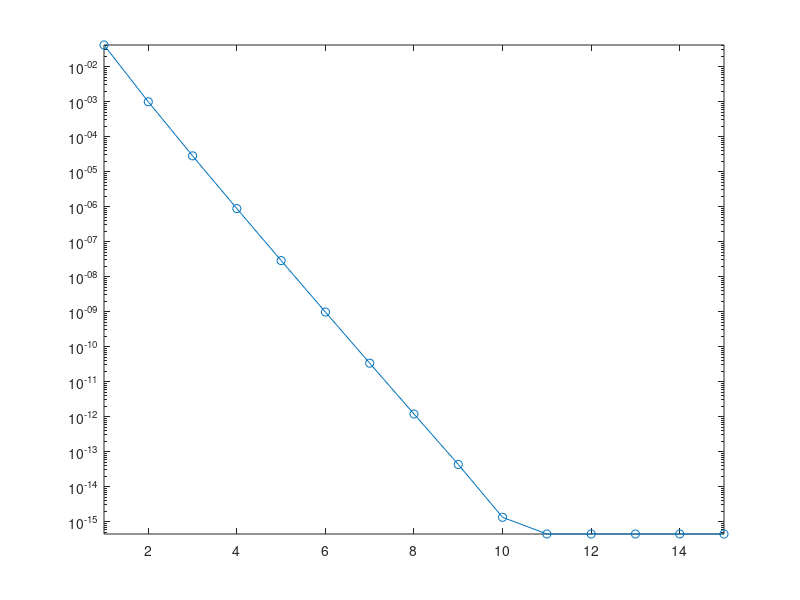

MATLAB code for this plot: (Note: this script raises an error after producing the figure.)
n=15;                                              % maximalni pocet clenu
p=[];
for k=1:n
    p=[(-1)^(k-1)*(1/(2*k-1)), 0, p];              % koeficienty polynomu
    pi_k(k)=16*polyval(p,1/5)-4*polyval(p,1/239);  % aproximace pi
end
e_k=pi_k-pi;                                       % absolutni chyba 
format long; 
fprintf('  %2.0f:  %1.16f  %2.2d\n', [(1:n)' pi_k' abs(e_k)'].')
semilogy(abs(e_k),'o-');                           % graf v log skale

axis tight; enlarge_axis;